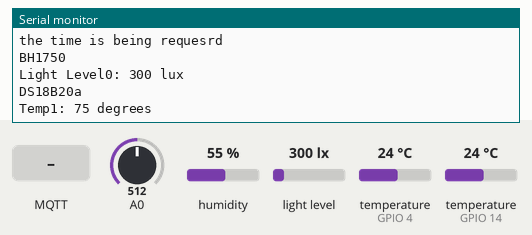
This program was run on a simulated ESP8266 (Wemos D1 mini). On the bench: the last lines printed to the serial monitor. The test bench sets the inputs (shaded band); at power-on: humidity 55 %, light level 300 lx, temperature (sensors on GPIO 4, GPIO 14) 24 °C, A0 = 512. WiFi joins after 1.5 s; servers stay silent unless stated; storage starts empty; EEPROM starts erased; no MQTT or app messages arrive unless stated.

Above: at 2.7 s.
2.8 s: MQTT message "CYURD009" arrives on the first subscribed topic
At 3.9 s:
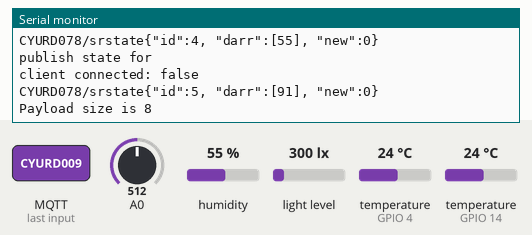
4.6 s: MQTT message "CYURD009" arrives on the second subscribed topic
At 5.7 s:
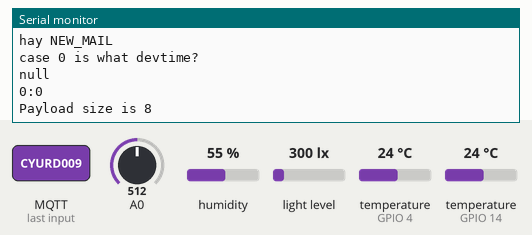
6.1 s: humidity set to 22 %
At 7.4 s:
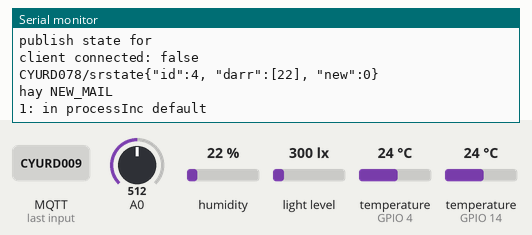
7.7 s: light level set to 40 lx
At 8.1 s:
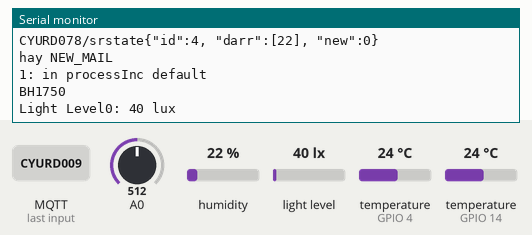
9.2 s: temperature (sensor on GPIO 4) set to 12 °C
At 9.9 s:
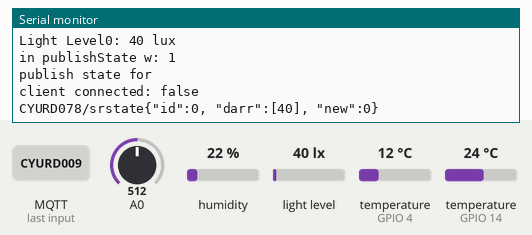
10.7 s: A0 set to 716
At 11.9 s:
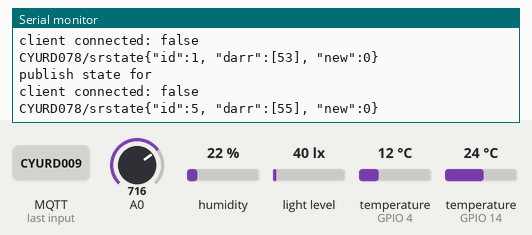
Timing chart, 0 to 13.2 s (numbered marks = the images above; inputs shaded):
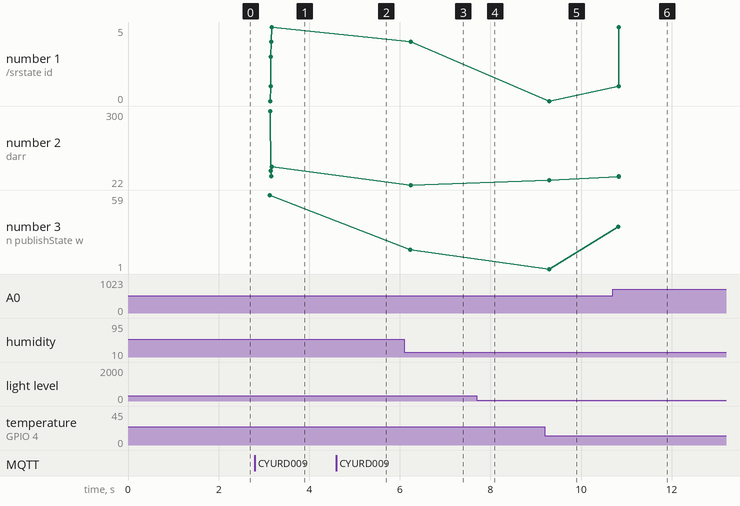

The program:

main.cpp
```cpp
#include <Arduino.h>
#include <EEPROM.h>
#include <OneWire.h>
#include <DallasTemperature.h>
#include <Wire.h>
#include <BH1750.h>
#include <DHT.h>
#include <PubSubClient.h>
#include "CONFIG.h"
#include "ConnWIFI.h"
#include "MQclient.h"//globals(extern) NEW_MAIL, itopic, ipayload + Console
#include <SPI.h>
#include "Adafruit_MAX31855.h"
#include "Reqs.h"
#include "Sched.h"

Adafruit_MAX31855 tc(inpo.SPIcs);

ESP8266WebServer server;
BH1750 lightMeter;

OneWire oneWirea(inpo.DS18B20a);
DallasTemperature DS18B20a(&oneWirea);

OneWire oneWireb(inpo.DS18B20b);
DallasTemperature DS18B20b(&oneWireb);

DHT dht(inpo.Dht11, DHT11);

WiFiClient espClient;
PubSubClient client(espClient);
Console console(devid, client);
Reqs req(devid, client);
MQclient mq(devid, owner, pwd);
Sched sched;


void initShit(){
  pinMode(inpo.Dht11, INPUT);
  for (int i=0;i<SE.len;i++){
    Serial.println(SE.se[i].model);
    if(strcmp(SE.se[i].model, "BH1750")==0){
      Wire.begin();
      lightMeter.begin();
      Serial.println(F("BH1750 light begin"));
    }
    if(strcmp(SE.se[i].model, "DHT11")==0){
      dht.begin();
      Serial.println(F("DHT11 temp/hum begin"));
    }
    if(strcmp(SE.se[i].model, "MAX31855")==0){
      tc.begin();
      Serial.println(F("MAX31855 thermoco begin"));
    }
  }
}

void updAndNotify(int i, int sr, int val){
  Serial.println(SE.se[i].model);
  srs.se[sr].reading=val;
  int bit =pow(2,sr);
  f.HAYsTATEcNG=f.HAYsTATEcNG | bit;
}

void readSensors(){
  int senvals[SE.numsens];
  for(int i=0;i<SE.len;i++){
    if(strcmp(SE.se[i].model, "DS18B20a")==0){
      for(int j=0;j<SE.se[i].nums;j++) {
        DS18B20a.requestTemperatures();
        int sr = SE.se[i].ids[j];
        senvals[sr] = (int)DS18B20a.getTempFByIndex(j);
        if(abs(senvals[sr]-srs.se[sr].reading)>1 && senvals[sr] <120 && senvals[sr]>-20){
          updAndNotify(i,sr, senvals[sr]);
          printf("Temp%d: %d degrees \n",sr, senvals[sr]);
        }
      }
    }else if(strcmp(SE.se[i].model, "DS18B20b")==0){
      for(int j=0;j<SE.se[i].nums;j++) {
        int sr = SE.se[i].ids[j];
        DS18B20b.requestTemperatures();
        senvals[sr] = (int)DS18B20b.getTempFByIndex(j);
        if(abs(senvals[sr]-srs.se[sr].reading)>1 && senvals[sr] <120 && senvals[sr]>-20){
          updAndNotify(i,sr, senvals[sr]);
          printf("Temp%d: %d degrees \n",sr, senvals[sr]);
        }
      }
    }else if(strcmp(SE.se[i].model, "BH1750")==0){
      int lux = (int)lightMeter.readLightLevel();
      int sr = SE.se[i].ids[0];
      senvals[sr] = lux;
      if(abs(senvals[sr]-srs.se[sr].reading)>5 && senvals[sr] <1500 && senvals[sr]>0){
        updAndNotify(i,sr, senvals[sr]);
        printf("Light Level%d: %d lux \n",sr, senvals[sr]);
      }
    }else if(strcmp(SE.se[i].model, "DHT22")==0){
      int srt = SE.se[i].ids[0];
      int srh = SE.se[i].ids[1];
      senvals[srt] = (int)(dht.readTemperature(true));
      senvals[srh] = (int)dht.readHumidity();
      if(abs(senvals[srt]-srs.se[srt].reading)>1 && senvals[srt] <100 && senvals[srt]>-20){
        updAndNotify(i,srt, senvals[srt]);
        printf("Temp%d: %d degrees, port: %d \n",srt, senvals[srt], inpo.Dht11);
      }
      if(abs(senvals[srh]-srs.se[srh].reading)>1 && senvals[srh] <100 && senvals[srh]>0){
        updAndNotify(i,srh, senvals[srh]);
        printf("Humidity%d: %d percent \n",srh, senvals[srh]);
      }
    }else if(strcmp(SE.se[i].model, "DHT11")==0){
      int srt = SE.se[i].ids[0];
      int srh = SE.se[i].ids[1];
      senvals[srt] = (int)dht.readTemperature(true);
      senvals[srh] = (int)dht.readHumidity();
      if(abs(senvals[srt]-srs.se[srt].reading)>1 && senvals[srt] <100 && senvals[srt]>-20){
        updAndNotify(i,srt, senvals[srt]);
        printf("Temp%d: %d degrees, port: %d \n",srt, senvals[srt], inpo.Dht11);
      }
      if(abs(senvals[srh]-srs.se[srh].reading)>1 && senvals[srh] <100 && senvals[srh]>0){
        updAndNotify(i,srh, senvals[srh]);
        printf("Humidity%d: %d percent \n",srh, senvals[srh]);
      }
    }else if(strcmp(SE.se[i].model, "ANALOG")==0){
      int sr = SE.se[i].ids[0];
      senvals[sr] = map(constrain(analogRead(inpo.ANNALOG),460,1023),463,1023,100,0);
      if(abs(senvals[sr]-srs.se[sr].reading)>1 && senvals[sr] <100 && senvals[sr]>0){
        updAndNotify(i,sr, senvals[sr]);
        printf("Soil Moisture%d: %d percent \n",sr, senvals[sr]);
      }
    }else if(strcmp(SE.se[i].model, "MAX31855")==0){
      int sr = SE.se[i].ids[0];
      double ftemp =tc.readInternal();
      Serial.println(ftemp);
      senvals[sr] = (int)ftemp;
      if(abs(senvals[sr]-srs.se[sr].reading)>1 && senvals[sr] <550 && senvals[sr]>0){
        updAndNotify(i,sr, senvals[sr]);
        printf("Thermocpouple%d: %d degreesF \n",sr, senvals[sr]);
      }
    }
  }
}

void setup(){
  Serial.begin(115200);
  EEPROM.begin(512);
  initShit();
  getOnline();//config.cpp
  Serial.println(la.scribedTo[0]);
  client.setServer(mqtt_server, atoi(mqtt_port));
  client.setCallback(handleCallback); //in Req.cpp
}

time_t before = 0;
time_t schedcrement = 0;
time_t inow;

void loop() {
  if(NEW_MAIL){
    Serial.println("hay NEW_MAIL");
    req.processInc();
    NEW_MAIL=0;
  }
  if(!client.connected()){
    Serial.println(owner);
     mq.reconn(client);
  }else{
    client.loop();
  }
  inow = millis();
  if (inow - before > 1000) {
    before = inow;
    readSensors();
    if(f.HAYsTATEcNG>0){
      req.pubState(f.HAYsTATEcNG);
      f.HAYsTATEcNG=0;
    }
  }
}
```

ConnWIFI.cpp
```cpp
#include <FS.h>                   //this needs to be first, or it all crashes and burns...
#include "ConnWIFI.h"
#include <Arduino.h>
#include <DNSServer.h>
#include <ESP8266WebServer.h>
#include <WiFiManager.h>          //https://github.com/tzapu/WiFiManager
#include <ArduinoJson.h>
#include "CONFIG.h"         //https://github.com/bblanchon/ArduinoJson

//{"devid":"CYURD009","devpwd":"mabibi","mqtt_server":"sitebuilt.net","mqtt_port":"1883","node_port":"3332"}

// char devid[9]=DEVID;
// char owner[254]=OWNER;
// char pwd[24]=PWD;
// char mqtt_server[60]=MQTT_SERVER;
// char mqtt_port[6]=MQTT_PORT;

void reconfig(char pload[]){
  DynamicJsonBuffer jsonBuffer;
  //StaticJsonBuffer<600> jsonBuffer;
  JsonObject& json = jsonBuffer.parseObject(pload);
  json.printTo(Serial);
  if (json.success()) {
    Serial.println("\nparsed json");

    strcpy(devid, json["devid"]);
    strcpy(owner, json["owner"]);
    strcpy(pwd, json["pwd"]);
    strcpy(mqtt_server, json["mqtt_server"]);
    strcpy(mqtt_port, json["mqtt_port"]);
    Serial.println("finised strcpy");
  } else {
    Serial.println("failed to load json config");
  }
}

void saveConfig(){
  Serial.println("saving config");
  // DynamicJsonBuffer jsonBuffer;
  StaticJsonBuffer<196> jsonBuffer;
  JsonObject& json = jsonBuffer.createObject();
  json["devid"] = devid;
  json["owner"] = owner;
  json["pwd"] = pwd;
  json["mqtt_server"] = mqtt_server;
  json["mqtt_port"] = mqtt_port;
  Serial.println(jsonBuffer.size());
  File configFile = SPIFFS.open("/config.json", "w");
  if (!configFile) {
    Serial.println("failed to open config file for writing");
  }
  json.printTo(Serial);
  json.printTo(configFile);
  configFile.close();
}

void readConfig(){
  //clean FS, for testing
  //SPIFFS.format();
  if (SPIFFS.begin()) {
    Serial.println("mounted file system");
    if (SPIFFS.exists("/config.json")) {
      //file exists, reading and loading
      Serial.println("reading config file");
      File configFile = SPIFFS.open("/config.json", "r");
      if (configFile) {
        Serial.println("opened config file");
        size_t size = configFile.size();
        // Allocate a buffer to store contents of the file.
        std::unique_ptr<char[]> buf(new char[size]);

        configFile.readBytes(buf.get(), size);
        reconfig(buf.get());
        // //DynamicJsonBuffer jsonBuffer;
        // StaticJsonBuffer<500> jsonBuffer;
        // JsonObject& json = jsonBuffer.parseObject(buf.get());
        // json.printTo(Serial);
        // if (json.success()) {
        //   Serial.println("\nparsed json");

        //   strcpy(devid, json["devid"]);
        //   strcpy(owner, json["owner"]);
        //   strcpy(pwd, json["pwd"]);
        //   strcpy(mqtt_server, json["mqtt_server"]);
        //   strcpy(mqtt_port, json["mqtt_port"]);
        // } else {
        //   Serial.println("failed to load json config");
        // }
      }
    }
  } else {
    Serial.println("failed to mount FS");
  }
}

void getOnline(){
  readConfig();
  //Local intialization. Once its business is done, there is no need to keep it around
  WiFiManager wifiManager;
  //reset settings - for testing
  //wifiManager.resetSettings();
  //fetches ssid and pass and tries to connect
  //if it does not connect it starts an access point with the specified name
  //and goes into a blocking loop awaiting configuration
  if (!wifiManager.autoConnect("connectEspAP")) {
    Serial.println("failed to connect and hit timeout");
    delay(3000);
    //reset and try again, or maybe put it to deep sleep
    ESP.reset();
    delay(5000);
  }

  Serial.println("connected...yeey :)");

  Serial.println("local ip");
  Serial.println(WiFi.localIP());
  Serial.println(devid);
  Serial.println(owner);
  Serial.println(pwd);
  Serial.println(mqtt_server);
  Serial.println(mqtt_port);
}
```

MQclient.cpp
```cpp
#include "MQclient.h"
#include <Arduino.h>
#include <PubSubClient.h>
#include "CONFIG.h"


char itopic[40];
char ipayload[256];
bool NEW_MAIL=0;

Console::Console(char* devid, PubSubClient& client ){
  cdevid = devid;
  cclient = client;
}

void Console::log(char* dd){
	char log[20];
	strcpy(log,cdevid);
	strcat(log,"/log");
  if (cclient.connected()){
    cclient.publish(log, dd, true);
  }
}

MQclient::MQclient(char* devid, char* owner, char* pwd){
	cdevid = devid;
  sowner = owner;
  spwd = pwd;
}

void MQclient::reconn(PubSubClient& client) {
  Serial.print("Attempting remo MQTT connection...");

  if (client.connect(cdevid, sowner, spwd)) {
    Serial.println("connected");
    for (int i=0;i<la.numcmds;i++){
      char topic[25];
      strcpy(topic, cdevid);
      strcat(topic,"/");
      strcat(topic,la.scribedTo[i]);
      client.subscribe(topic);
      //Serial.println(topic);
    }
    // delay(5000);
    char* dd = "the time is being requesrd";
    Serial.println(dd);
    char time[20];
    strcpy(time,cdevid);
    strcat(time,"/time");
    client.publish(time, dd, true);
    return;
  } else {
    Serial.print("failed, rc=");
    Serial.print(client.state());
    delay(5000);
    Serial.println(" try again in 5 seconds");
  }
}

void handleCallback(char* topic, byte* payload, unsigned int length){
  int b = 15;
  Serial.print("Payload size is ");
  Serial.println(length);
  for (int i=0;i<strlen(topic);i++) {
    itopic[i] = topic[i];
    if (topic[i] == '/'){b = i;}
    if(i>b){
      itopic[i-b-1] = topic[i];
    }
  }
  itopic[strlen(topic)-b-1] = '\0';
  for (int i=0;i<length;i++) {
    ipayload[i] = (char)payload[i];
  }
  ipayload[length] = '\0';
  NEW_MAIL = 1;
}
```

MQclient.h
```cpp
#ifndef MQclient_h
#define MQclient_h

#include <PubSubClient.h>

class Console{
public:
  Console(char* devid, PubSubClient& client);
  PubSubClient cclient;
  char* cdevid;
	void log(char* dd);
};

class MQclient{
public:
	MQclient(char* devid, char* owner, char* pwd);
  char* cdevid;
  char* sowner;
  char* spwd;
	void reconn(PubSubClient& client);
};

extern char itopic[40];
extern char ipayload[256];
extern bool NEW_MAIL;
void handleCallback(char* topic, byte* payload, unsigned int length);

#endif
```

Reqs.cpp
```cpp
#include "Reqs.h"
#include <PubSubClient.h>
#include <ArduinoJson.h>
#include <Arduino.h>
#include <TimeLib.h>
#include "ConnWIFI.h" //getOnline() readConfig()devid owner pwd
#include "Sched.h"

extern Sched sched;
extern char itopic[40];
extern char ipayload[250];

Reqs::Reqs(char* devid, PubSubClient& client ){
  cdevid = devid;
  cclient = client;
}

//{"devtime", "cmd", "prg", "req", "set", "progs"}
void Reqs::processInc(){
  for (int i=0;i<la.numcmds;i++){
    if(strcmp(la.scribedTo[i], itopic)==0){
    	switch (i){
        case 0:
          Serial.println("case 0 is what devtime?");
          sched.deseriTime();
          sched.actTime();
          break;
        default:
        	Serial.print(i);
          Serial.println(": in processInc default");
          break;
      }
    }
  }
}

void Reqs::clpub(char status[20], char astr[200]){
  Serial.print("client connected: ");
  Serial.println(cclient.connected() ? "true" : "false");
  if (cclient.connected()){
    cclient.publish(status, astr, true);
  }
  Serial.print(status);
  Serial.println(astr);
}

void Reqs::pubState(int hc){
  Serial.print("in publishState w: ");
  Serial.println(hc);
  char srstate[20];
  strcpy(srstate,cdevid);
  strcat(srstate,"/srstate");
  char astr[200];
  for( int i=0; i<SE.numsens; i++){
    int bit =pow(2,i);
    if((hc&bit)==bit){
      Serial.println("publish state for ");
      sprintf(astr, "{\"id\":%d, \"darr\":[%d], \"new\":%d}", i, srs.se[i].reading, srs.se[i].rec);
      clpub(srstate, astr);
      srs.se[i].rec=0;
    }
  }
}
```

Reqs.h
```cpp
#ifndef Reqs_h
#define Reqs_h

#include <PubSubClient.h>
#include <ArduinoJson.h>
#include "CONFIG.h"

class Reqs{
public:
  Reqs(char* devid, PubSubClient& client);
  PubSubClient cclient;
  char* cdevid;
  void stime();
	void pubFlags();
	void pubTimr();
	void pubPrg(int ck);
	void pubState(int hc);
	void processInc();
	void deseriReq();
	bool deseriCmd();
private:
	bool dog;
	void creaJson(prg_t & p, char* astr);
	void clpub(char status[20], char astr[200]);
	void copyHiLoState(int id, senso_t& t, JsonArray& ev, int port);
	void copyTimrState(int id, timr_t& t, JsonArray& ev, int port);
};

#endif
```

Sched.cpp
```cpp
#include "Sched.h"
#include <ArduinoJson.h>
#include <TimeLib.h>
// #include "Reqs.h"

// extern Reqs req;
extern char ipayload[250];

void Sched::actTime(){
  //Serial.println(unix);
  Serial.println(LLLL);
  //Serial.println(zone);
  time_t datetime = unix + zone*60*60;
  //Serial.println(datetime);
  setTime(datetime);
  setSyncInterval(4000000);
  Serial.print(hour());
  Serial.print(":");
  Serial.println(minute());
}

bool Sched::deseriTime(){
  StaticJsonBuffer<200> jsonBuffer;
  JsonObject& root = jsonBuffer.parseObject(ipayload);
  root.prettyPrintTo(Serial);
  unix = root["unix"];
  LLLL = root["LLLL"];
  zone = root["zone"];
  return root.success();
  //actTime();
}
```

Sched.h
```cpp
#ifndef Sched_h
#define Sched_h

#include <Arduino.h>
// #include "STATE.h"
#include <ArduinoJson.h>

void bm1();
void bm2();
void bm4();
void bm8();
void bm16();

class Sched{
public:
	void updTimers();
	bool deseriTime();
	void deseriProg(char* kstr);
	void ckAlarms();
	void actTime();
	void ckRelays();
	// void adjHeat(int id, temp_t& te, int port);
private:
	void deductCrement(int id);
	// void copyProg(prg_t& t, JsonArray& ev);
	// void setCur(prg_t& p, int &cur, int &nxt);
	// void setTleft(prg_t p, int cur, int nxt, int &tleft);
  time_t unix;
  const char* LLLL;
  int zone;
};

#endif
```

connWIFI.h
```cpp
#ifndef connwifi_h
#define conwifi_h

	#include <ESP8266WebServer.h>
	extern ESP8266WebServer server;
	// extern char devid[9];
	// extern char owner[254];
	// extern char pwd[24];
	// extern char mqtt_server[60];
	// extern char mqtt_port[6];
	// extern char sensor_type[24];

	extern bool NEEDS_RESET;
	void getOnline();
	void readConfig();
	void saveConfig();
	void reconfig(char pload[]);

#endif
```

CONFIG.cpp
```cpp
#include "CONFIG.h"

char devid[9]="CYURD078";
char owner[254]="tim@sitebuilt.net";
char pwd[24]="geniot";
char mqtt_server[60]="sitebuilt.net";
char mqtt_port[6]="1884";

/*CONFIG extern const device variables*/
const sen_t SE {
  4,//number of different sensors
  6,//number of sensors(numsens)
  {
    {1, {0}, "light", "BH1750"},//assumes SCL is D1(5) and SDA is D2(4)
    {2, {1,2}, "temp", "DS18B20a"},
    // {2, {3,4}, "temp", "DS18B20b"},
    {2, {3,4}, "temp-hum", "DHT11"},
    {1, {5}, "hygrometer", "ANALOG"},
    {1, {6}, "thermoco", "MAX31855"}//not used
  }
};
const portsin_t inpo {4, 5, 14, A0, 12, 15, 13};

/*CONFIG extern const universal variables*/
const labels_t la {
  {"devtime", "cmd", "prg", "req", "set", "progs"},
  6
};
flags_t f {0,0,5,28,0,0,31,0,0,0,{0,0,0,0,0}};
/*CONFIG extern structures (initial values, changeable)*/
srs_t srs {
  6,
  {{0,0},{0,0},{0,0},{0,0},{0,0},{0,0}}
};
```

Source omitted: CONFIG.h (2447 bytes)

Measured:
- after the input at 2.8 s, the serial monitor: prints a new line after 0.38 s (image 1)
- after the input at 6.1 s, the serial monitor: prints a new line after 0.13 s (image 3)
- after the input at 7.7 s, the serial monitor: prints a new line after 0.06 s (image 4)
- after the input at 10.7 s, the serial monitor: prints a new line after 0.12 s (image 6)
- plotted number 1: 0 → 5 after the input at 10.7 s
- plotted number 2: 91 → 22 after the input at 6.1 s, 40 → 55 after the input at 10.7 s
- plotted number 3: 59 → 16 after the input at 6.1 s, 1 → 34 after the input at 10.7 s
